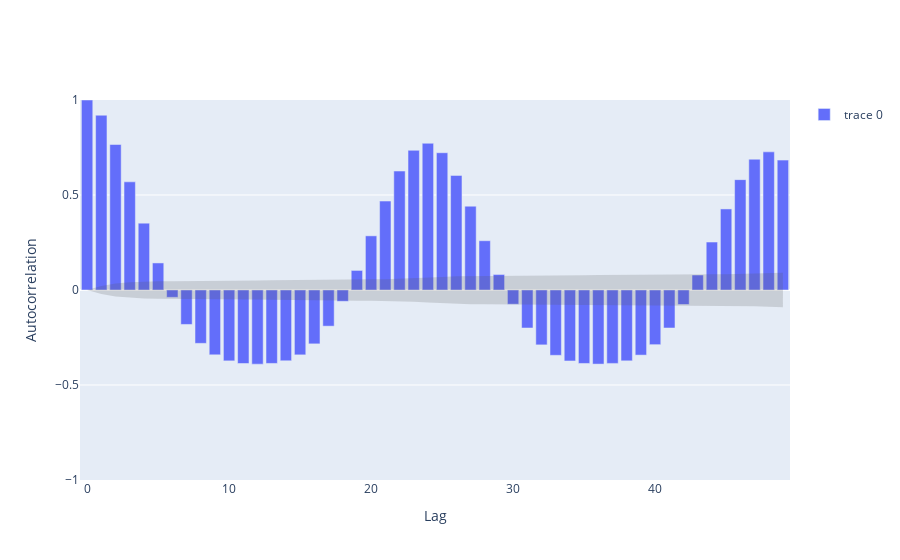

Here is the notebook cell this chart was saved with:
### Markdown cell above
#### Determine order of autoregressive terms (p) and moving average terms (q)

### Code cell
acf_values, acf_conf = acf(gen_df['Generated Energy'].dropna(), nlags=49, alpha=0.05)

for i in range(len(acf_values)):
    acf_conf[i] = acf_conf[i] - acf_values[i]

acf_conf = pd.DataFrame(acf_conf, columns=['Upper', 'Lower'])

fig = go.Figure(go.Bar(
    y = acf_values
))

fig.add_trace(go.Scatter(
    x = list(acf_conf.index) + list(acf_conf.index[::-1]),
    y = list(acf_conf['Upper']) + list(acf_conf['Lower'][::-1]),
    fill='toself',
    fillcolor='rgba(84,84,84,0.2)',
    line=dict(color='rgba(255,255,255,0)'),
    hoverinfo="skip",
    showlegend=False
))

fig.update_yaxes(title="Autocorrelation", range=[-1, 1])
fig.update_xaxes(title="Lag")

fig.show()

#autocorrelation_no_difference = plot_acf(gen_df["Generated Energy"].dropna())
# autocorrelation_first_difference = plot_acf(gen_df["1dif"].dropna())

### Figure 1 — Plotly figure (JSON) as saved in the notebook; plotly's stock layout.template omitted (floating-point values rounded to 4 significant figures)
{"data": [{"y": [1.0, 0.9199, 0.7658, 0.5693, 0.3516, 0.1424, -0.03863, -0.1813, -0.2808, -0.3411, -0.373, -0.3869, -0.3903, -0.3865, -0.3725, -0.3414, -0.2835, -0.1903, -0.05966, 0.1031, 0.2851, 0.468, 0.626, 0.7352, 0.7723, 0.7225, 0.6031, 0.4411, 0.2593, 0.0818, -0.07492, -0.2, -0.2888, -0.3438, -0.3735, -0.3866, -0.39, -0.3863, -0.3728, -0.3427, -0.2877, -0.2, -0.07631, 0.07884, 0.2525, 0.4266, 0.5809, 0.6883, 0.7271, 0.6837], "type": "bar"}, {"fill": "toself", "fillcolor": "rgba(84,84,84,0.2)", "hoverinfo": "skip", "line": {"color": "rgba(255,255,255,0)"}, "showlegend": false, "x": [0, 1, 2, 3, 4, 5, 6, 7, 8, 9, 10, 11, 12, 13, 14, 15, 16, 17, 18, 19, 20, 21, 22, 23, 24, 25, 26, 27, 28, 29, 30, 31, 32, 33, 34, 35, 36, 37, 38, 39, 40, 41, 42, 43, 44, 45, 46, 47, 48, 49, 49, 48, 47, 46, 45, 44, 43, 42, 41, 40, 39, 38, 37, 36, 35, 34, 33, 32, 31, 30, 29, 28, 27, 26, 25, 24, 23, 22, 21, 20, 19, 18, 17, 16, 15, 14, 13, 12, 11, 10, 9, 8, 7, 6, 5, 4, 3, 2, 1, 0], "y": [0.0, -0.02094, -0.03436, -0.04117, -0.04449, -0.04569, -0.04588, -0.0459, -0.04621, -0.04695, -0.04803, -0.04928, -0.0506, -0.0519, -0.05315, -0.05428, -0.05521, -0.05585, -0.05613, -0.05616, -0.05624, -0.05687, -0.05854, -0.0614, -0.06515, -0.06905, -0.07229, -0.07446, -0.0756, -0.07599, -0.07602, -0.07606, -0.07629, -0.07676, -0.07744, -0.07822, -0.07906, -0.0799, -0.08071, -0.08146, -0.08209, -0.08253, -0.08275, -0.08278, -0.08281, -0.08315, -0.0841, -0.08584, -0.08823, -0.09082, 0.09082, 0.08823, 0.08584, 0.0841, 0.08315, 0.08281, 0.08278, 0.08275, 0.08253, 0.08209, 0.08146, 0.08071, 0.0799, 0.07906, 0.07822, 0.07744, 0.07676, 0.07629, 0.07606, 0.07602, 0.07599, 0.0756, 0.07446, 0.07229, 0.06905, 0.06515, 0.0614, 0.05854, 0.05687, 0.05624, 0.05616, 0.05613, 0.05585, 0.05521, 0.05428, 0.05315, 0.0519, 0.0506, 0.04928, 0.04803, 0.04695, 0.04621, 0.0459, 0.04588, 0.04569, 0.04449, 0.04117, 0.03436, 0.02094, 0.0], "type": "scatter"}], "layout": {"yaxis": {"title": {"text": "Autocorrelation"}, "range": [-1, 1]}, "xaxis": {"title": {"text": "Lag"}}}}
